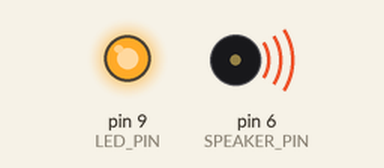
Recording of a sketch running on a simulated Arduino Uno, built with avr-gcc and run on an emulated ATmega328P. On the bench: output pins drawn as LEDs (lit = HIGH), buzzer (waves = sounding).

Above: at 0.05 s.
At 12.8 s:
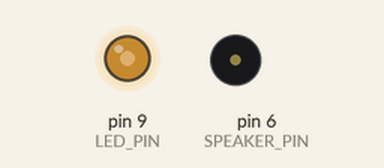
Timing chart, 0 to 14.7 s (numbered marks = the images above):
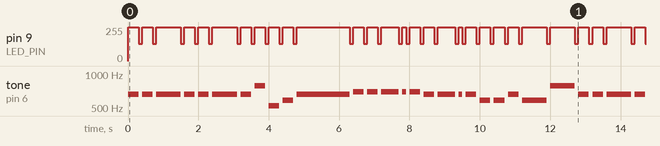

The sketch:

Class9JingleBellsArray.ino
```cpp
// Let's send a sound to a speaker

// Notes of a middle scale, in Hertz
#define NOTE_C  523
#define NOTE_CS 554
#define NOTE_D  587
#define NOTE_DS 622
#define NOTE_E  659
#define NOTE_F  698
#define NOTE_FS 740
#define NOTE_G  784
#define NOTE_GS 831
#define NOTE_A  880
#define NOTE_AS 932
#define NOTE_B  988
#define NOTE_C2  1047


// This first section is where you "define" some values
#define SPEAKER_PIN 6    //Our speaker will be controlled by digital pin 6, which is a PWM pin (adjustable)
#define LED_PIN 9     //Our LED will be controlled by digital pin 9, which is a PWM pin (adjustable)

int song_tones[] = { NOTE_E, NOTE_E, NOTE_E, NOTE_E, NOTE_E, NOTE_E, NOTE_E, NOTE_G, NOTE_C, NOTE_D, NOTE_E,
NOTE_F, NOTE_F, NOTE_F, NOTE_F, NOTE_F, NOTE_E, NOTE_E, NOTE_E, NOTE_E, NOTE_D, NOTE_D,  NOTE_E, NOTE_D, NOTE_G, 0};

int song_times[] = {2,2,4,2,2,4,2,2,2,2,8,2,2,3,1,2,2,3,1,2,2,2,2,4,4};


// The setup routine runs once when you press reset. It's where you tell the board how to configure itself, among other things.
void setup() {
  // initialize the pins as outputs. pinMode is a built-in command in the Arduino library
  pinMode(SPEAKER_PIN, OUTPUT);
  pinMode(LED_PIN, OUTPUT);

}

// the loop routine runs over and over again forever:
void loop() {

  for (int i=0; song_tones[i] != 0; i=i+1) {
    analogWrite(LED_PIN, 255);
    tone(SPEAKER_PIN,song_tones[i]);
    int tone_length = song_times[i] * 200 - 100;
    delay(tone_length);
    analogWrite(LED_PIN,128);
    noTone(SPEAKER_PIN);
    delay(100);
  }

}
```

Measured:
- by itself, pin 9 (LED_PIN): moves between 128/255 and 255/255, repeating every 12.8 s
- by itself, tone on pin 6 (SPEAKER_PIN): plays 659 Hz for 0.30 s, 659 Hz for 0.30 s, 659 Hz for 0.70 s, 659 Hz for 0.30 s, 659 Hz for 0.30 s, 659 Hz for 0.70 s … (254 notes in this stretch)
